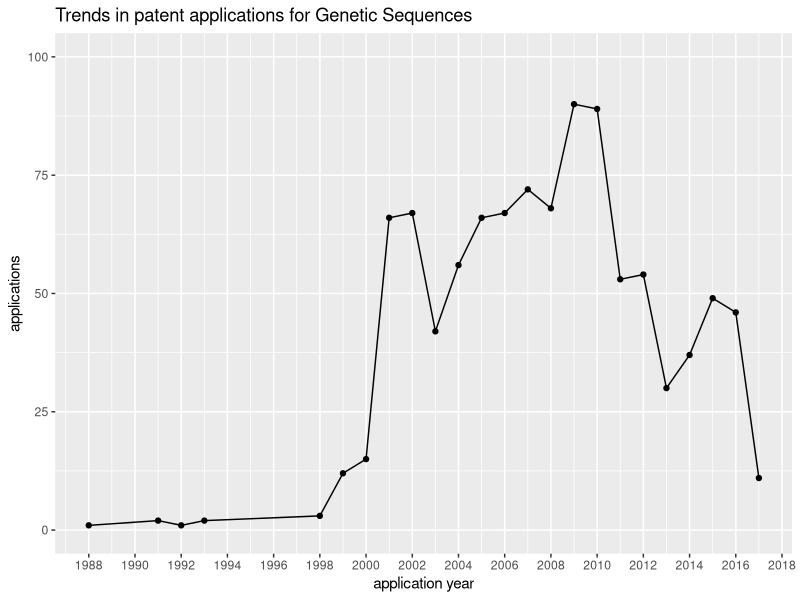

Source code (R):
## ---- chunk 1
knitr::opts_chunk$set(echo = TRUE)
## ---- chunk 2
#install.packages('readxl')
library(readxl)
rawdata = readxl::read_excel("MGR_patent control.xlsx", sheet = 5)
## ---- chunk 3
#install.packages('tidyverse')
library(tidyverse)
applications = rawdata %>%
  separate(., Journal, into = c("data"), sep = ";", extra = "drop", remove = FALSE) %>% 
  separate(., data, into = c("front", "number"), sep = ":") %>% 
  separate(., number, into = c("extra", "code", "id", "junk", "date"), sep = " ") %>% 
  select(-extra, -junk) %>% 
  mutate(id = str_trim(id, side = "both")) %>% 
  unite(application_number, c("code", "id"), sep = "") %>% 
  mutate(application_number = str_trim(application_number, side = "both")) %>% 
  mutate(duplicated = duplicated(application_number))
## ---- chunk 4
head(applications)
## ---- chunk 5
applications %>%
  count(duplicated)
## ---- chunk 6
unique = applications %>% 
  filter(duplicated == FALSE) %>% 
  mutate(date = lubridate::dmy(date)) %>% 
  mutate(year = lubridate::year(date))
## ---- chunk 7
unique_year = unique %>% 
  count(year)

mean(unique_year$n)
## ---- chunk 8
median(unique_year$n)
## ---- chunk 9
unique_year %>% knitr::kable(align = "c")
## ---- chunk 10
unique_year %>%
  ggplot(., aes(x=year, y = n)) +
  ylim(0,100) +
  geom_point() +
  geom_line() +
  scale_x_continuous(breaks = scales::pretty_breaks(n = 20)) +
  labs(title = "Trends in patent applications for Genetic Sequences", x = "application year", y = "applications")
